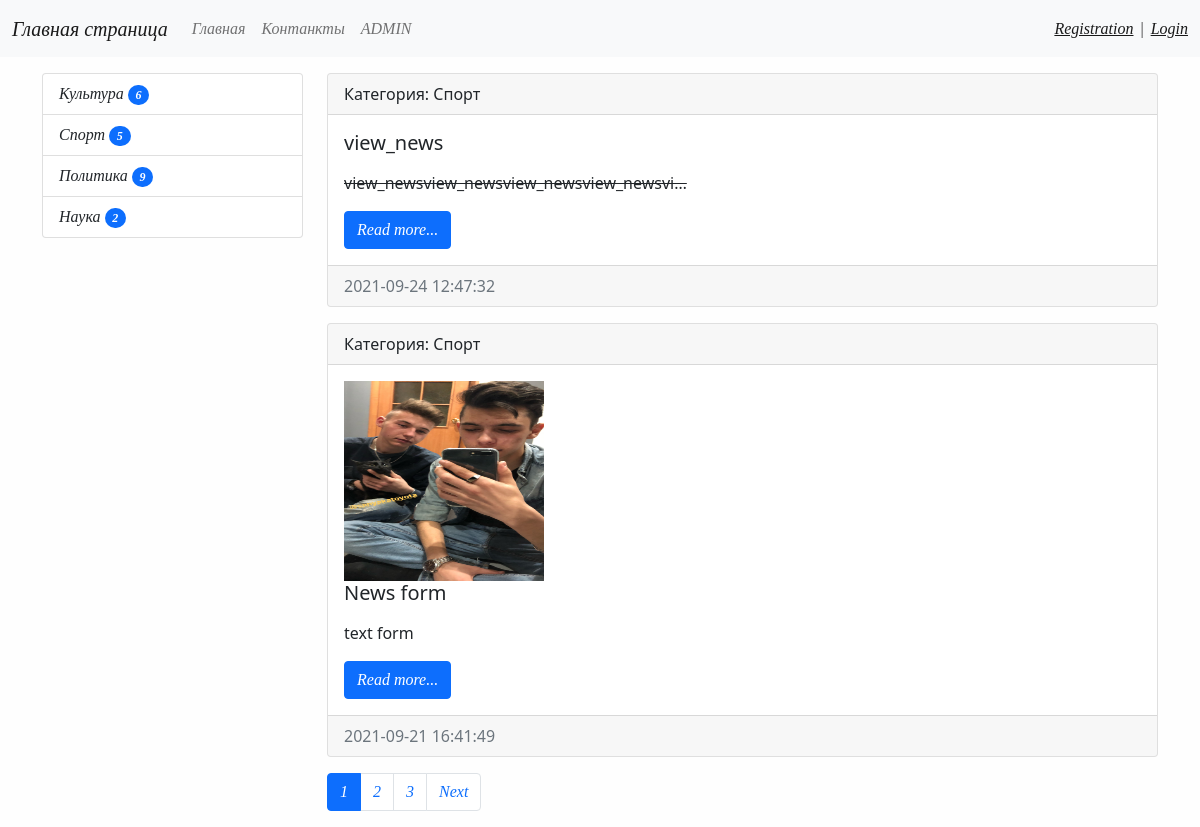
The app's page /category/2/ with its own data.
### news/models.py (models this page shows, shortened)
class Category(models.Model):
    title = models.CharField(max_length=150, db_index=True, verbose_name="Наименование категории")
    def get_absolute_url(self):
        return reverse('category', kwargs={"category_id": self.pk})
    def __str__(self):
        return self.title
    class Meta:
        verbose_name = 'Категориря'
        verbose_name_plural = 'Котегории'
        ordering = ['title']

class News(models.Model):
    title = models.CharField(max_length=150, verbose_name='Наименование')
    content = models.TextField(blank=True, verbose_name='Контент')
    created_at = models.DateTimeField(auto_now_add=True, verbose_name='Дата публикации')
    updated_at = models.DateTimeField(auto_now=True, verbose_name='Обновлено')
    photo = models.ImageField(upload_to='photos/%Y/%m/%d/', verbose_name='Фото', blank=True)
    is_published = models.BooleanField(default=True, verbose_name='Опубликовано')
    category = models.ForeignKey("Category", on_delete=models.PROTECT, blank=True, verbose_name='Категория', )
    views = models.IntegerField(default=0)
    def get_absolute_url(self):
        return reverse('view_news', kwargs={"pk": self.pk})
    class Meta:
        verbose_name = 'Новость'
        verbose_name_plural = 'Новости'
        ordering = ['-created_at']

### news/views.py (the view)
# urls.py: path('category/<int:category_id>/', NewsByCategory.as_view(), name='category'),
class NewsByCategory(MyMixin, ListView):
    model = News
    template_name = 'news/category.html'
    context_object_name = 'news'
    allow_empty = False
    paginate_by = 2
    def get_context_data(self, *, object_list=None, **kwargs):
        context = super().get_context_data(**kwargs)
        context['title'] = self.get_upper(Category.objects.get(pk=self.kwargs['category_id']))
        return context
    def get_queryset(self):
        return News.objects.filter(is_published=True, category_id=self.kwargs['category_id']).select_related('category')

### news/templatetags/news_tags.py (called while the page is built)
@register.inclusion_tag('news/list_categories.html')
def show_categories(arg1='Hello', arg2='world'):
    categories = Category.objects.annotate(cnt=Count('news', filter=F("news__is_published"))).filter(cnt__gt=0)
    return {"categories": categories, "arg1": arg1, "arg2": arg2}

### news/utils.py (called while the page is built)
    def get_upper(self, s):
        if isinstance(s, str):
            return s.upper()
        else:
            return s.title.upper()

### news/templates/news/category.html (shortened to what this page needs)
{% extends 'base.html' %}
{% block sidebar %}
{% include 'inc/_sidebar.html' %}
{% endblock %}
{% block content %}
          {% for item in news %}
                <div class="card mb-3">
                    <div class="card-header">
                        Категория: {{ item.category }}
                    </div>
                    <div class="card-body">
                        <div class="media">
                            {% if item.photo %}
                            <img src="{{ item.photo.url }}" alt="" width="200" height="200">
                            {% endif %}
                            <div class="media-body">
                        <h5 class="card-title">{{ item.title }}</h5>
                        <p class="card-text">{{ item.content|safe|linebreaks|truncatechars:50 }}</p>
                        <a href="{{ item.get_absolute_url }}" class="btn btn-primary">Read more...</a>
                            </div>
                        </div>
                    </div>
                    <div class="card-footer text-muted">
                        {{ item.created_at|date:"Y-m-d H:i:s" }}
                    </div>
                </div>
          {%  endfor %}
{% endblock %}

### templates/base.html (shortened to what this page needs)
{% load static %}
<!doctype html>
<html lang="en">
  <head>
    <link rel="stylesheet" href="{% static 'bootstrap/css/bootstrap.min.css' %}">
      <link rel="stylesheet" href="{% static 'css/style.css' %}">
  </head>
  <body>
  {% include 'inc/_nav.html' %}
  <div class="container mt-3">
      <div class="row">
            <div class="col-md-3">
                {% block sidebar%} SIDEBAR {% endblock %}
            </div>
      <div class="col-md-9">
            {% block content%} CONTENT {% endblock %}
                {% if page_obj.has_other_pages %}
                <nav aria-label="Page navigation example">
                    <ul class="pagination">
                        {% for p in page_obj.paginator.page_range %}
                            {% if page_obj.number == p %}
                                <li class="page-item active" aria-current="page">
                                <a class="page-link" href="?page={{ p }}">{{ p }}</a>
                            {% elif p > page_obj.number|add:-3 and p < page_obj.number|add:3 %}
                                <li class="page-item">
                                <a class="page-link" href="?page={{ p }}">{{ p }}</a>
                            {% endif %}
                        {% endfor %}
                     {% if page_obj.has_next %}
                            <li class="page-item">
                                <a class="page-link" href="?page={{ page_obj.next_page_number }}">Next</a>
                            </li>
                            {% endif %}
                    </ul>
                </nav>
                {% endif %}
      </div>
      </div>
  </div>
  </body>
</html>

### templates/inc/_nav.html (shortened to what this page needs)
<nav class="navbar navbar-expand-lg navbar-light bg-light">
  <div class="container-fluid">
    <a class="navbar-brand" href="{% url 'home' %}">Главная страница</a>
    <div class="collapse navbar-collapse" id="navbarSupportedContent">
      <ul class="navbar-nav me-auto mb-2 mb-lg-0">
        <li class="nav-item"><a class="nav-link" href="{% url 'home' %}">Главная</a></li>
        <li class="nav-item"><a class="nav-link" href="{% url 'contact' %}">Контанкты</a></li>
          <li class="nav-item"><a class="nav-link" href="/admin">ADMIN</a></li>
      </ul>
        <span class="navbar-text">
            {% if request.user.is_authenticated %}
                Добро пожаловать, {{ user.username }} | <a href="{% url 'logout' %}">Logout</a>
            {% else %}
                <a href="{% url "register" %}">Registration</a>    |    <a href="{% url "login" %}">Login</a>
            {% endif %}
        </span>
    </div>
  </nav>

### templates/inc/_sidebar.html (shortened to what this page needs)
{% load news_tags %}
{% show_categories %}

### news/templates/news/list_categories.html
<div class="list-group">
    {% for item in categories %}
          <a href="{{ item.get_absolute_url }}" class="list-group-item list-group-item-action">{{ item.title }}
          <span class="badge bg-primary rounded-pill">{{ item.cnt }}</span>
          </a>
    {% endfor %}
</div>

### learning_log/static/css/style.css (style rules this page uses)
body { background-color: #fefefe ; }
a { font-family: 'Times New Roman', Times, serif; font-style: italic; }

### records on screen
Category: title "Культура", cnt "6"
Category: title "Спорт", cnt "5"
Category: title "Политика", cnt "9"
Category: title "Наука", cnt "2"
News: category "Спорт", title "view_news", content "view_newsview_newsview_newsview_newsvi…", created_at "2021-09-24 12:47:32"
News: category "Спорт", photo (picture), title "News form", content "text form", created_at "2021-09-21 16:41:49"

### other values on screen
{{ p }} "1"
{{ p }} "2" "3"
